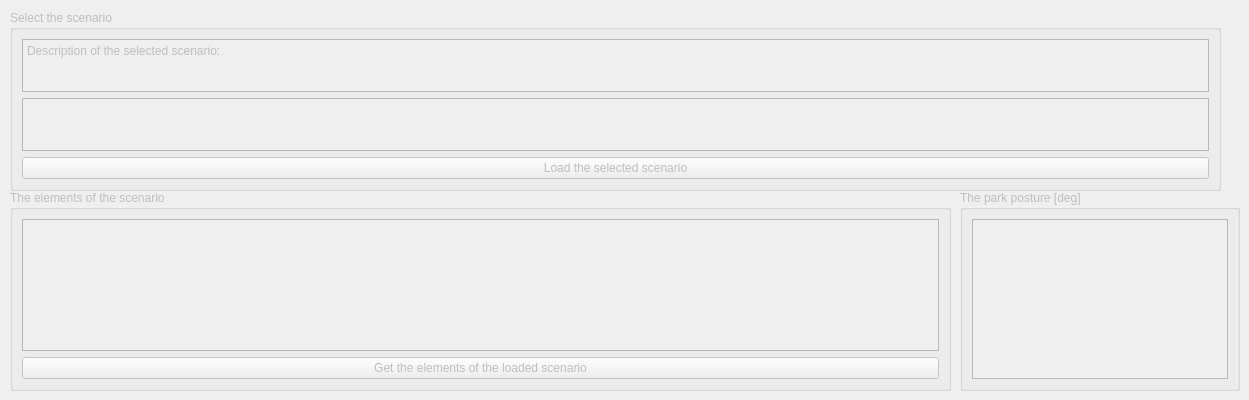
    <widget class="QWidget" name="tab_scenario">
     <property name="enabled">
      <bool>false</bool>
     </property>
     <attribute name="title">
      <string>Scenario</string>
     </attribute>
     <widget class="QGroupBox" name="groupBox_selectScenario">
      <property name="geometry">
       <rect>
        <x>10</x>
        <y>10</y>
        <width>1211</width>
        <height>181</height>
       </rect>
      </property>
      <property name="title">
       <string>Select the scenario</string>
      </property>
      <layout class="QVBoxLayout" name="verticalLayout_8">
       <item>
        <widget class="QTextBrowser" name="textBrowser_scenario">
         <property name="enabled">
          <bool>false</bool>
         </property>
         <property name="html">
          <string>&lt;!DOCTYPE HTML PUBLIC &quot;-//W3C//DTD HTML 4.0//EN&quot; &quot;http://www.w3.org/TR/REC-html40/strict.dtd&quot;&gt;
&lt;html&gt;&lt;head&gt;&lt;meta name=&quot;qrichtext&quot; content=&quot;1&quot; /&gt;&lt;style type=&quot;text/css&quot;&gt;
p, li { white-space: pre-wrap; }
&lt;/style&gt;&lt;/head&gt;&lt;body style=&quot; font-family:'Ubuntu'; font-size:11pt; font-weight:400; font-style:normal;&quot;&gt;
&lt;p style=&quot; margin-top:0px; margin-bottom:0px; margin-left:0px; margin-right:0px; -qt-block-indent:0; text-indent:0px;&quot;&gt;&lt;span style=&quot; font-family:'Sans'; font-size:9pt;&quot;&gt;Description of the selected scenario:&lt;/span&gt;&lt;/p&gt;&lt;/body&gt;&lt;/html&gt;</string>
         </property>
        </widget>
       </item>
       <item>
        <widget class="QListWidget" name="listWidget_scenario"/>
       </item>
       <item>
        <widget class="QPushButton" name="pushButton_loadScenario">
         <property name="text">
          <string>Load the selected scenario</string>
         </property>
        </widget>
       </item>
      </layout>
     </widget>
     <widget class="QGroupBox" name="groupBox_getElements">
      <property name="geometry">
       <rect>
        <x>10</x>
        <y>190</y>
        <width>941</width>
        <height>201</height>
       </rect>
      </property>
      <property name="title">
       <string>The elements of the scenario</string>
      </property>
      <layout class="QVBoxLayout" name="verticalLayout_6">
       <item>
        <widget class="QListWidget" name="listWidget_elements"/>
       </item>
       <item>
        <widget class="QPushButton" name="pushButton_getElements">
         <property name="text">
          <string>Get the elements of the loaded scenario</string>
         </property>
        </widget>
       </item>
      </layout>
     </widget>
     <widget class="QGroupBox" name="groupBox_homePosture">
      <property name="enabled">
       <bool>false</bool>
      </property>
      <property name="geometry">
       <rect>
        <x>960</x>
        <y>190</y>
        <width>280</width>
        <height>201</height>
       </rect>
      </property>
      <property name="title">
       <string>The park posture [deg]</string>
      </property>
      <layout class="QVBoxLayout" name="verticalLayout_7">
       <item>
        <widget class="QListWidget" name="listWidget_homePosture"/>
       </item>
      </layout>
     </widget>
    </widget>
